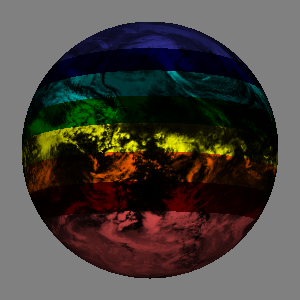

Source code (Python):
#!/usr/bin/env python

# Demonstrate multi-texturing with interpolated scalars and a discretized color transfer function.

import vtkmodules.vtkInteractionStyle  # noqa: F401
import vtkmodules.vtkRenderingOpenGL2  # noqa: F401

import os

from vtkmodules.vtkCommonDataModel import vtkDataObject
from vtkmodules.vtkFiltersCore import vtkElevationFilter
from vtkmodules.vtkFiltersSources import vtkTexturedSphereSource
from vtkmodules.vtkIOImage import vtkJPEGReader
from vtkmodules.vtkRenderingCore import (
    vtkActor,
    vtkDiscretizableColorTransferFunction,
    vtkPolyDataMapper,
    vtkRenderWindow,
    vtkRenderWindowInteractor,
    vtkRenderer,
    vtkTexture,
)

data_dir = os.environ.get("VPE_DATA_DIR", os.path.dirname(os.path.abspath(__file__)))

# Textured sphere with elevation scalars
sphere = vtkTexturedSphereSource()
sphere.SetThetaResolution(64)
sphere.SetPhiResolution(32)

elevation = vtkElevationFilter()
elevation.SetLowPoint(0, 0, -0.5)
elevation.SetHighPoint(0, 0, 0.5)
elevation.SetInputConnection(sphere.GetOutputPort())
elevation.Update()

pd = elevation.GetOutput()
tcoord = pd.GetPointData().GetTCoords()
tcoord.SetName("TexCoords")

# Rainbow Desaturated colormap
ctf = vtkDiscretizableColorTransferFunction()
ctf.AddRGBPoint(0.11, 0.278431, 0.278431, 0.858824)
ctf.AddRGBPoint(0.22, 0, 0, 0.360784)
ctf.AddRGBPoint(0.33, 0, 1, 1)
ctf.AddRGBPoint(0.44, 0, 0.501961, 0)
ctf.AddRGBPoint(0.55, 1, 1, 0)
ctf.AddRGBPoint(0.66, 1, 0.380392, 0)
ctf.AddRGBPoint(0.77, 0.419608, 0, 0)
ctf.AddRGBPoint(0.88, 0.878431, 0.301961, 0.301961)
ctf.DiscretizeOn()
ctf.SetNumberOfValues(8)

mapper = vtkPolyDataMapper()
mapper.SetInputData(pd)
mapper.SetLookupTable(ctf)
mapper.SetColorModeToMapScalars()
mapper.InterpolateScalarsBeforeMappingOn()

actor = vtkActor()
actor.SetMapper(mapper)

# Cloud texture with modulate blending
reader = vtkJPEGReader()
reader.SetFileName(os.path.join(data_dir, "clouds.jpeg"))
tex = vtkTexture()
tex.InterpolateOn()
tex.SetBlendingMode(1)  # VTK_TEXTURE_BLENDING_MODE_MODULATE
tex.SetInputConnection(reader.GetOutputPort())
actor.GetProperty().SetTexture("skyclouds", tex)

mapper.MapDataArrayToMultiTextureAttribute(
    "skyclouds", "TexCoords", vtkDataObject.FIELD_ASSOCIATION_POINTS
)

# Rendering pipeline
renderer = vtkRenderer()
renderer.SetBackground(0.5, 0.5, 0.5)
renderer.AddActor(actor)

render_window = vtkRenderWindow()
render_window.SetSize(300, 300)
render_window.SetMultiSamples(0)
render_window.AddRenderer(renderer)
render_window.SetWindowName("multi texturing interpolate scalars")

interactor = vtkRenderWindowInteractor()
interactor.SetRenderWindow(render_window)

# Scene
renderer.ResetCamera()
renderer.GetActiveCamera().Elevation(80)
renderer.GetActiveCamera().OrthogonalizeViewUp()
renderer.GetActiveCamera().Zoom(1.5)
renderer.ResetCameraClippingRange()

interactor.Initialize()
interactor.Start()
